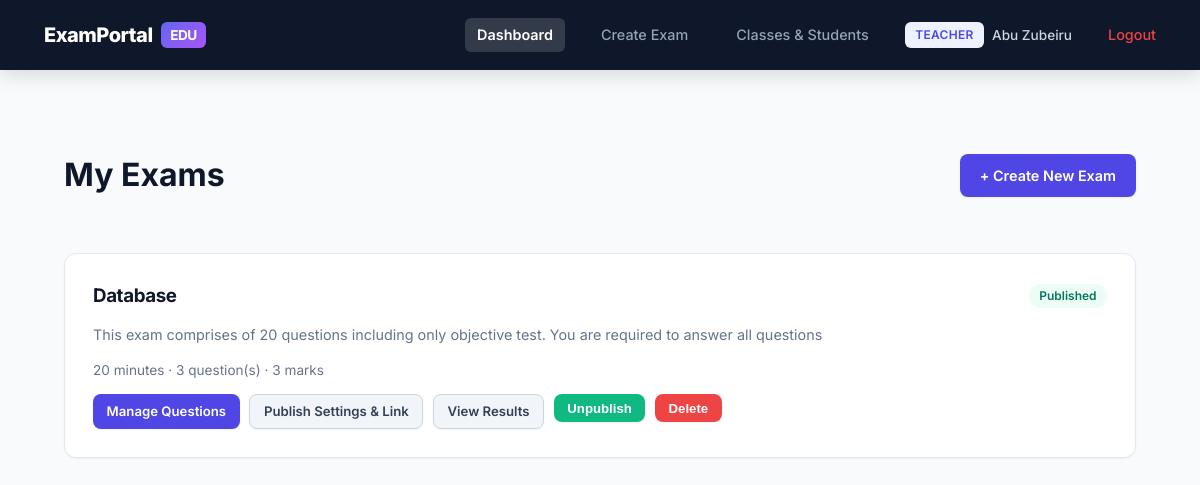
Page /teacher/dashboard (signed in) on the earlier database version.
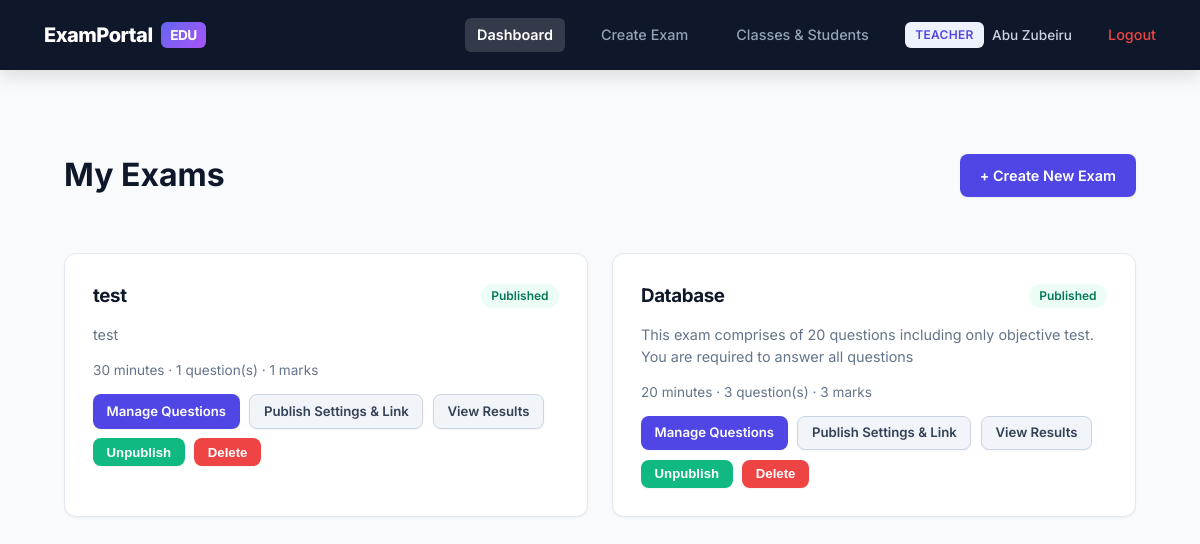
Same page on the later database version.
### app/models/models.py (models this page shows, shortened)
class Exam(db.Model):
    __tablename__ = "exams"
    id = db.Column(db.Integer, primary_key=True)
    title = db.Column(db.String(150), nullable=False)
    description = db.Column(db.Text)
    duration_minutes = db.Column(db.Integer, nullable=False, default=30)
    teacher_id = db.Column(db.Integer, db.ForeignKey("users.id"), nullable=False)
    is_published = db.Column(db.Boolean, default=False)
    start_time = db.Column(db.DateTime, nullable=True)
    end_time = db.Column(db.DateTime, nullable=True)
    max_attempts = db.Column(db.Integer, nullable=False, default=1)
    access_token = db.Column(db.String(64), unique=True, index=True, nullable=True)
    created_at = db.Column(db.DateTime, default=datetime.utcnow)
    assigned_students = db.relationship("User", secondary=exam_students, backref="assigned_exams")
    assigned_classes = db.relationship("Class", secondary=exam_classes, backref="assigned_exams")
    questions = db.relationship("Question", backref="exam", lazy=True,
                                 cascade="all, delete-orphan")
    submissions = db.relationship("Submission", backref="exam", lazy=True,
                                   cascade="all, delete-orphan")
    def total_marks(self):
        return sum(q.marks for q in self.questions)
    def generate_token(self):
        if not self.access_token:
            self.access_token = uuid.uuid4().hex
        return self.access_token

class Question(db.Model):
    __tablename__ = "questions"
    id = db.Column(db.Integer, primary_key=True)
    exam_id = db.Column(db.Integer, db.ForeignKey("exams.id"), nullable=False)
    question_text = db.Column(db.Text, nullable=False)
    marks = db.Column(db.Integer, nullable=False, default=1)
    choices = db.relationship("Choice", backref="question", lazy=True,
                               cascade="all, delete-orphan")
    answers = db.relationship("Answer", backref="question", lazy=True,
                               cascade="all, delete-orphan")

### app/routes/teacher.py (the view)
@teacher_bp.route("/dashboard")
@login_required
@role_required("teacher")
def dashboard():
    exams = Exam.query.filter_by(teacher_id=current_user.id).order_by(
        Exam.created_at.desc()
    ).all()
    for exam in exams:
        exam.generate_token()
    db.session.commit()
    return render_template("teacher/dashboard.html", exams=exams)

### app/models/models.py (called while the page is built)
@login_manager.user_loader
def load_user(user_id):
    return User.query.get(int(user_id))

    @property
    def is_active(self):
        return self.is_active_account

    def is_admin(self):
        return self.role == "admin"

    def is_teacher(self):
        return self.role == "teacher"

### app/utils.py (called while the page is built)
def role_required(*roles):
    def decorator(view_func):
        @wraps(view_func)
        def wrapped(*args, **kwargs):
            if not current_user.is_authenticated or current_user.role not in roles:
                abort(403)
            return view_func(*args, **kwargs)
        return wrapped
    return decorator

### app/templates/teacher/dashboard.html (shortened to what this page needs)
{% extends "base.html" %}
{% block content %}
<div class="container">
  <div class="page-header">
    <h1>My Exams</h1>
    <a href="{{ url_for('teacher.create_exam') }}" class="btn">+ Create New Exam</a>
  </div>
  {% if exams %}
  <div class="grid grid-2">
    {% for exam in exams %}
    <div class="card">
      <div class="page-header" style="margin-bottom:0.5rem;">
        <h3 style="margin:0;">{{ exam.title }}</h3>
        {% if exam.is_published %}
          <span class="status-pill status-published">Published</span>
        {% else %}
          <span class="status-pill status-draft">Draft</span>
        {% endif %}
      </div>
      <p style="color: var(--muted); font-size: 0.9rem;">{{ exam.description or "No description provided." }}</p>
      <p style="font-size: 0.85rem; color: var(--muted);">
        {{ exam.duration_minutes }} minutes &middot; {{ exam.questions|length }} question(s) &middot; {{ exam.total_marks() }} marks
      </p>
      <div class="actions">
        <a class="btn btn-sm" href="{{ url_for('teacher.manage_questions', exam_id=exam.id) }}">Manage Questions</a>
        <a class="btn btn-sm btn-secondary" href="{{ url_for('teacher.publish_settings', exam_id=exam.id) }}">Publish Settings & Link</a>
        <a class="btn btn-sm btn-secondary" href="{{ url_for('teacher.exam_results', exam_id=exam.id) }}">View Results</a>
        <form method="POST" action="{{ url_for('teacher.publish_exam', exam_id=exam.id) }}">
          <button class="btn btn-sm btn-success" type="submit">
            {{ 'Unpublish' if exam.is_published else 'Publish' }}
          </button>
        </form>
        <form method="POST" action="{{ url_for('teacher.delete_exam', exam_id=exam.id) }}"
              onsubmit="return confirm('Delete this exam permanently?');">
          <button class="btn btn-sm btn-danger" type="submit">Delete</button>
        </form>
      </div>
    </div>
    {% endfor %}
  </div>
  {% else %}
  <div class="card empty-state">
    <p>You haven't created any exams yet.</p>
    <a href="{{ url_for('teacher.create_exam') }}" class="btn">Create your first exam</a>
  </div>
  {% endif %}
</div>
{% endblock %}

Differences in the rows shown:
added Exam: title "test", shows "Published", description "test", duration_minutes "30", questions|length "1", total_marks "1", is_published "Unpublish"
